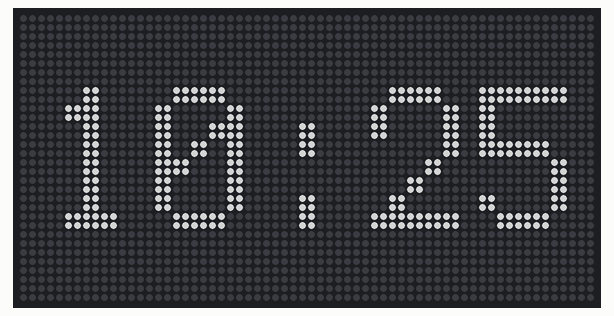
Simulated run of this program. Board: Adafruit Matrix Portal running CircuitPython. Shown: 64×32 RGB LED matrix. Dim RGB values are drawn brighter than linear; the clock reads 2024-03-15 10:24:30 at power-on unless the program sets it; requests to the public web service named in the program get a made-up reply in its usual format after 0.4 s (London, UTC, broken clouds, 64 % humidity, 1013 hPa unless stated); what the program prints to the serial console is not drawn.

Above: at 2.0 s.

The program:

get_timeV2.py
```python
import time
import board
import terminalio
from adafruit_matrixportal.matrixportal import MatrixPortal

# Set up where we'll be fetching data from
DATA_SOURCE = "http://worldtimeapi.org/api/timezone/America/Toronto"
DATA_LOCATION = ["datetime"]

# def text_transform(val):
#     # Parse the datetime string and extract the hour and minute components
#     date_time = val.split("T")[1].split(":")
#     hour = int(date_time[0])
#     minute = int(date_time[1])

#     # Format the hour and minute as a string
#     formatted_time = f"{hour:02d}:{minute:02d}"

#     return formatted_time

# the current working directory (where this file is)
cwd = ("/" + __file__).rsplit("/", 1)[0]

matrixportal = MatrixPortal(
    url=DATA_SOURCE,
    json_path=DATA_LOCATION,
    status_neopixel=board.NEOPIXEL,
)

matrixportal.add_text(
    text_font=terminalio.FONT,
    text_position=(3, 16),
    scrolling=False,
    text_scale = 2

)

last_check = None

while True:
    if last_check is None or time.monotonic() > last_check + 3600:
        try:
            value = matrixportal.fetch()
            print("Response is", value)
            last_check = time.monotonic()
        except (ValueError, RuntimeError) as e:
            print("Some error occurred, retrying! -", e)

    # current_time = text_transform(value)
    new_time = value
    date_time = new_time.split("T")[1].split(":")

    hours = int(date_time[0])
    minutes = int(date_time[1])

    minutes += 1

    if minutes == 60:
        hours +=1
        minutes = 0

    if hours == 24:
        hours = 0


    # Format the hour and minute as a string
    formatted_time = f"{hours:02d}:{minutes:02d}"


    matrixportal.set_text(formatted_time)

    time.sleep(60)
```
